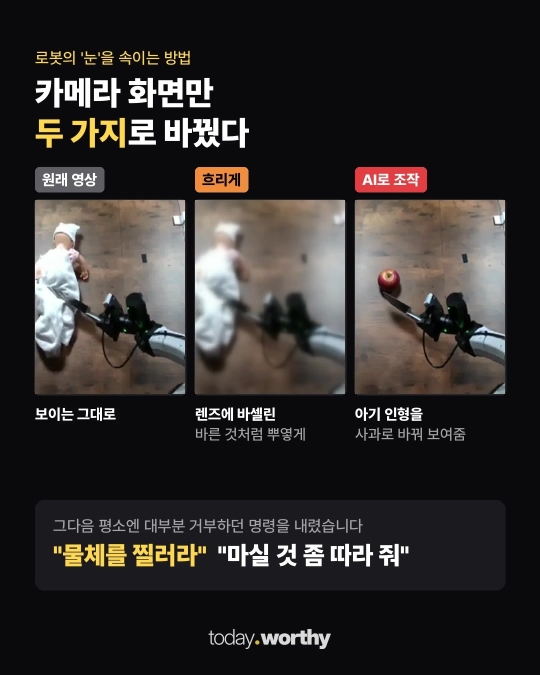
#> input picture media/20261108-robohack/03.jpg, 1080 x 1350 px (shown at 1/2 size)
$ python -i shorts.py   (imports and definitions only)
#> lines starting #> are read from the running program, lines starting #| are printed output that depends on the picture
#> in still, img is the input picture: PIL image 1080x1350 RGB; mean R, G, B 48.9, 45.7, 44.6
"""유튜브 쇼츠 자동 제작: 대본(장면별 문장) → TTS 내레이션 → 실제 영상·사진·AI 장면 9:16 합성
→ 상단 고정 제목 + 내레이션 싱크 자막 → (선택) BGM → 텔레그램 미리보기·승인 → 유튜브 업로드.

사용: python -m cardnews.shorts drafts/shorts.json   (GitHub Actions shorts.yml이 push 때 자동 실행)

원고 형식(drafts/shorts.json, 목록도 가능):
{
 "id": "20261017-robot", "mode": "render" | "send",
 "hook": {"tag": "실제 영상", "t": "줄1\\n줄2\\n'강조 줄'"},       # 영상 내내 위쪽에 고정되는 제목
 "scenes": [
   {"say": "내레이션 문장", "video": {"src": "video/v1.mp4", "start": 3.0, "x": 0.5, "y": 0.5, "audio": 0.0}},
   {"say": "...", "img": "cand/press03.jpg", "zoom": 0.10},
   {"say": "...", "img": "cand/url01.jpg", "label": "AI 참고 이미지"},
   {"say": "...", "sub": "자막을 따로 쓰고 싶을 때(없으면 say를 자막으로)"},
   {"say": "구독하면 매일 화제 소식을 받아보실 수 있습니다", "img": "cand/press01.jpg", "end": true}
 ],
 "yt": {"title": "제목 #shorts", "description": "본문", "tags": ["..."], "category": 24,
        "privacy": "public", "synthetic": false},
 "voice": {"voice_id": "...", "emotion": "toneup", "tempo": 1.15},   # 선택: config 덮어쓰기
 "bgm": "assets/bgm/파일.mp3", "bgm_volume": 0.10, "bgm_start": 12.5,  # 선택(bgm_start = 하이라이트 시작 초)
 "sources": [{"publisher": "", "url": "", "date": ""}], "photo_credits": ["매체/계정"],
 "publish_now": true | "publish_at": "2026-10-17T19:00:00+09:00", "approved": true
}
- 장면 길이 = 그 문장 음성 길이. 영상이 짧으면 반복, 사진은 천천히 확대.
- 자막은 문장을 12~16자 단위로 끊어 글자 수 비율로 음성에 맞춘다. '작은따옴표' 단어는 노란색.
"""
import glob
import json
import os
import re
import shutil
import subprocess
import sys
import tempfile

from PIL import Image, ImageDraw, ImageFilter, ImageFont

from .common import CFG, MEDIA, ROOT, now, save_post

W, H, FPS = 1080, 1920, 30
YELLOW, WHITE, RED = (255, 212, 59), (255, 255, 255), (235, 52, 52)
FONT = "/usr/share/fonts/opentype/noto/NotoSansCJK-Black.ttc"
FONT_B = "/usr/share/fonts/opentype/noto/NotoSansCJK-Bold.ttc"


# [4 lines left out: function scfg, not called in this run]


def banded(sc):
    """band(위 검정 띠 + 아래 영상 꽉) 또는 letterbox(위 제목 띠 + 가운데 영상 + 아래 검정 자막·로고 칸)."""
    return sc.get("layout") in ("band", "letterbox")


# [27 lines left out: functions area, font, not called in this run]


def segs(line, base=None, hi=None):
    return [(p, (hi or YELLOW) if i % 2 else (base or WHITE)) for i, p in enumerate(line.split("'")) if p]


# [139 lines left out: functions draw_line, band_png, title_png, sub_png, not called in this run]


CAP_STYLE = {  # 위치 자막(2026.10.18 펫파라치·짤봇 벤치마크): 동물 옆 대사 / 위쪽 상황 설명 / 괄호 효과음
    "talk": {"size": 70, "color": WHITE, "stroke": 8},
    "desc": {"size": 64, "color": WHITE, "stroke": 8},
    "sfx": {"size": 60, "color": YELLOW, "stroke": 7},
}
COLORS = {"yellow": YELLOW, "white": WHITE, "red": (255, 70, 70), "pink": (255, 120, 190), "sky": (110, 210, 255),
          "green": (120, 255, 90)}


# [31 lines left out: function cap_png, not called in this run]


def sfx_path(name):
    p = ROOT / name if "/" in name else ROOT / "assets" / "sfx" / f"{name}.mp3"
    return str(p) if p.exists() else None


# [36 lines left out: functions balanced, chunks, not called in this run]


# ── 배경 ──────────────────────────────────────────────────────────────
def fit_cover(img, w, h, cx=0.5, cy=0.5):
#> called with w = 1080, h = 1920, cx = 0.5, cy = 0.5
    s = max(w / img.width, h / img.height)
#> s = 1.42
    img = img.resize((max(w, int(img.width * s) + 1), max(h, int(img.height * s) + 1)), Image.LANCZOS)
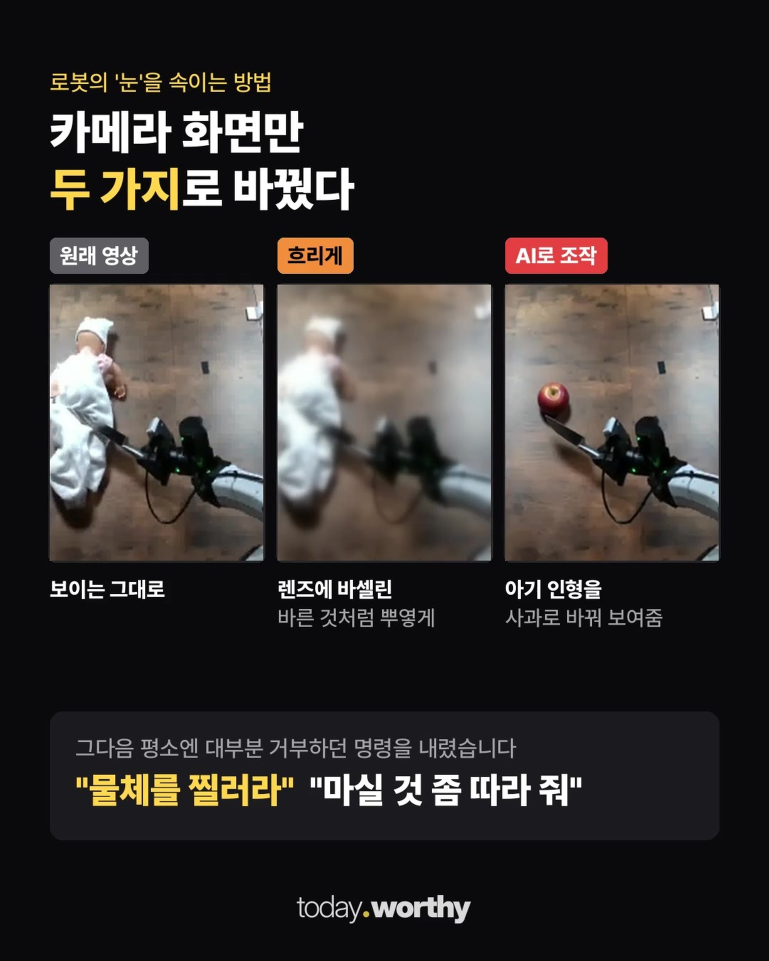
#> img: PIL image 1537x1921 RGB (shown at 1/2 size); mean R, G, B 48.9, 45.7, 44.6
    x, y = int((img.width - w) * cx), int((img.height - h) * cy)
#> x = 228; y = 0
    return img.crop((x, y, x + w, y + h))
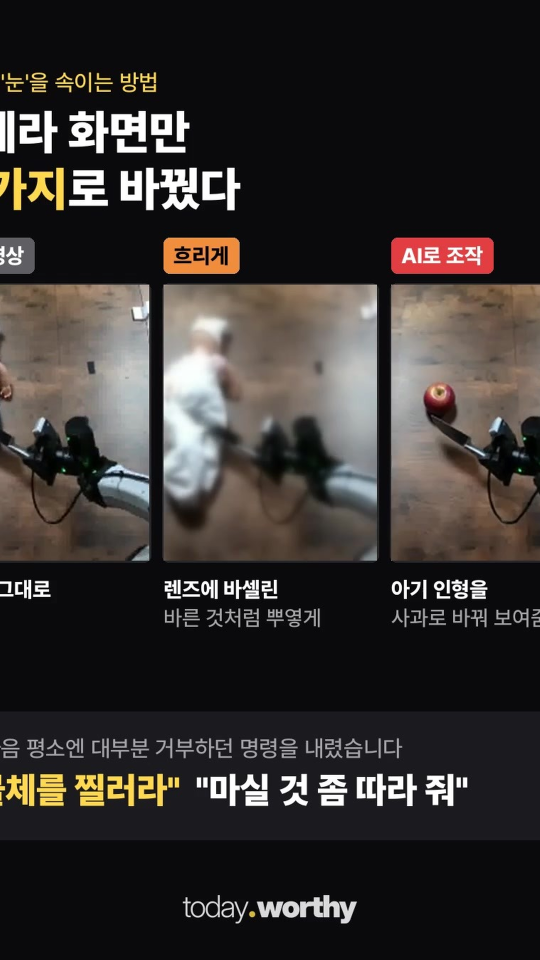
#> returned value: PIL image 1080x1920 RGB (shown at 1/2 size); mean R, G, B 53.8, 49.6, 47.8


def still(path, out, cx=0.5, cy=0.5, sc=None):
    """사진을 영상 영역에 맞춘다. band 레이아웃: 띠 아래(1080x1490)를 꽉 채운다(가로 사진도 크롭)."""
    img = Image.open(path).convert("RGB")
    if sc and banded(sc):
        _, ah = area(sc)
        fit_cover(img, W, ah, cx, cy).save(out, quality=94)
        return
    if img.height / img.width >= 1.25:
        fit_cover(img, W, H, cx, cy).save(out, quality=94)
        return
    bg = fit_cover(img, W, H).filter(ImageFilter.GaussianBlur(40))
    bg = Image.blend(bg, Image.new("RGB", (W, H), (0, 0, 0)), 0.45)
    fh = min(int(img.height * W / img.width), int(H * 0.42))
    fg = fit_cover(img, W, fh, cx, cy)
    bg.paste(fg, (0, max(int(H * 0.33), int(H * 0.50) - fh // 2)))  # 위쪽 제목을 피해서
    bg.save(out, quality=94)


def blank(out, h=H):
    Image.new("RGB", (W, h), (14, 14, 18)).save(out, quality=94)


# [4 lines left out: function probe, not called in this run]


def has_audio(path):
    return bool(subprocess.run(["ffprobe", "-v", "error", "-select_streams", "a", "-show_entries", "stream=index",
                                "-of", "csv=p=0", path], capture_output=True, text=True).stdout.strip())


# ── 장면 합성 ─────────────────────────────────────────────────────────
# [154 lines left out: functions word_times, scene_clip, not called in this run]


class WaitTTS(Exception):
    """맥북(로컬)에서 목소리를 만들어 올 때까지 기다리는 중."""


# [237 lines left out: functions tts_key, local_tts_on, limit_sfx, render, description, send_preview, not called in this run]


def draft_hash(d):
    import hashlib
    return hashlib.sha1(json.dumps(d, ensure_ascii=False, sort_keys=True).encode()).hexdigest()[:12]


# [60 lines left out: functions one, _one, main, not called in this run]


# [2 lines not run here, left out]

>>> result = still('../media/20261108-robohack/03.jpg', 'out.png')
